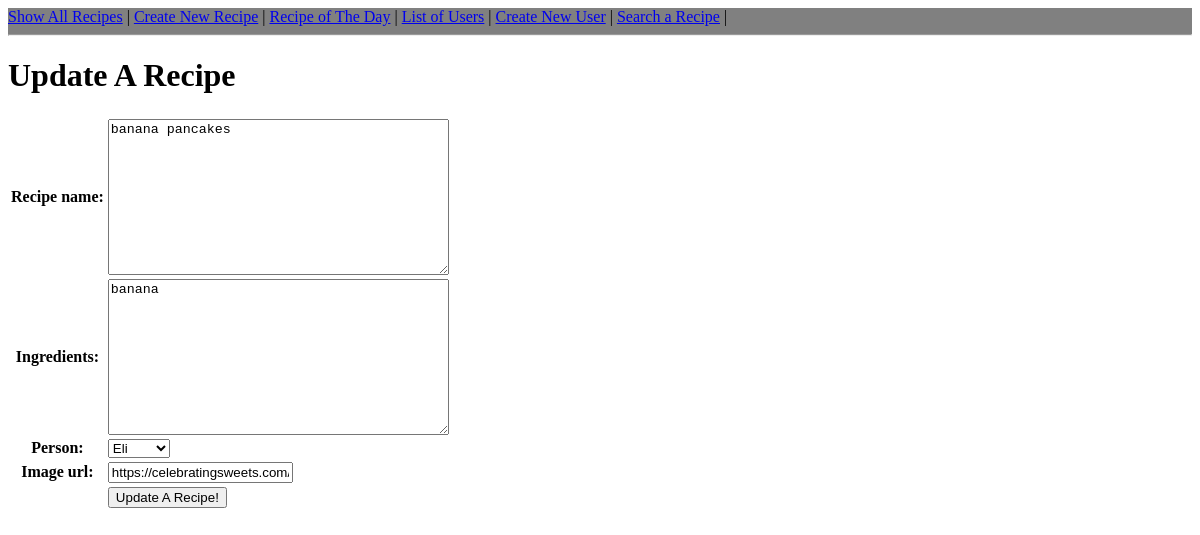
The page /cooking_forum/recipe/1/update on the database as committed earlier.
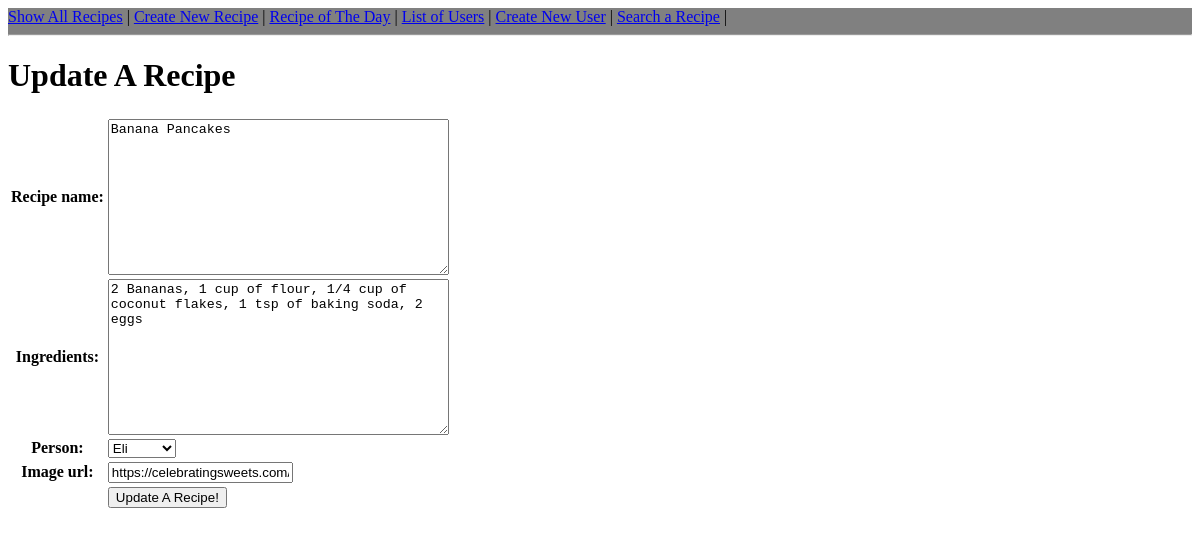
The same page on the database as committed later.
### cooking_forum/models.py (models this page shows, shortened)
class Recipe(models.Model):
    ingredients = models.TextField(blank=True) # text
    person = models.ForeignKey(Person, on_delete=models.CASCADE)
    recipe_name = models.TextField(blank=True)
    image_url = models.URLField(blank=True)

### cooking_forum/views.py (the view)
# urls.py: path('recipe/<int:pk>/update', UpdateRecipeView.as_view(), name='update_recipe'),
class UpdateRecipeView(UpdateView):
    model = Recipe
    form_class = UpdateRecipeForm
    template_name = "cooking_forum/update_recipe_form.html"

### cooking_forum/forms.py
class UpdateRecipeForm(forms.ModelForm):
    class Meta:
        model = Recipe
        fields = ['recipe_name', 'ingredients', 'person', 'image_url']

### cooking_forum/models.py (called while the page is built)
    def __str__(self):
        return self.name

### cooking_forum/templates/cooking_forum/update_recipe_form.html (shortened to what this page needs)
{% extends 'cooking_forum/base.html' %}
{% block content %}
<body background="https://t3.ftcdn.net/jpg/01/24/86/78/360_F_124867876_wIbQUsnu1ApZlYxmY8WrkEfMIbj6ZOrL.jpg">
<h1>Update A Recipe</h1>
<form method="POST">
    <table>
    {{form.as_table}}
    <tr>
        <td></td>
        <td style="font-family:Arial, Helvetica, sans-serif;"><input type="submit" value="Update A Recipe!"></td>
    </tr>
    </table>
</form>
</body>
{% endblock %}

Rows that differ between the two databases and show on the page:
changed Recipe "Eli": recipe_name "banana pancakes" → "Banana Pancakes"; ingredients "banana" → "2 Bananas, 1 cup of flour, 1/4 cup of coconut flakes, 1 tsp of baking soda, 2 eggs"
